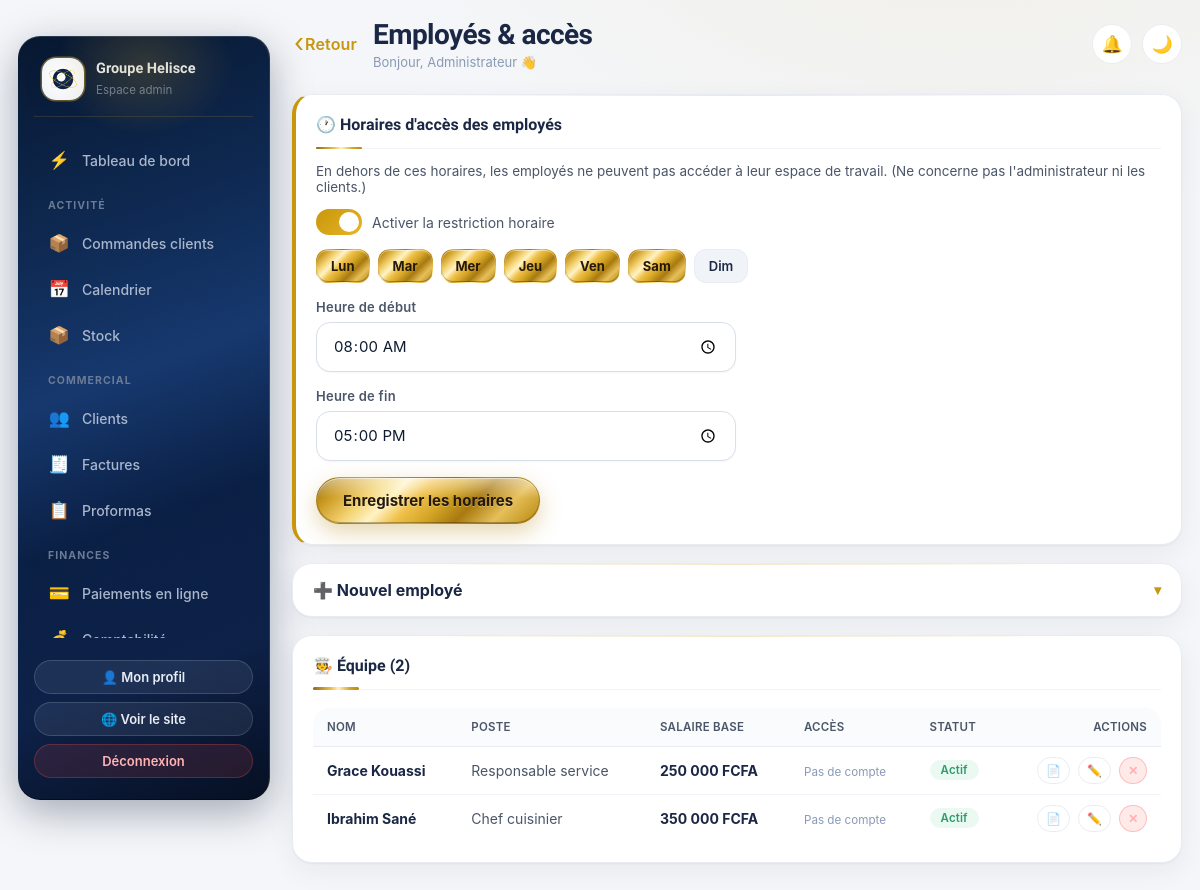
Screenshot of /admin/employes.php (signed in) with the database file from the repository.
### tables this page shows
CREATE TABLE IF NOT EXISTS employes (
  id INT AUTO_INCREMENT PRIMARY KEY,
  nom VARCHAR(120) NOT NULL,
  poste VARCHAR(100) DEFAULT '',
  telephone VARCHAR(30) DEFAULT '',
  email VARCHAR(120) DEFAULT '',
  numero_cnps VARCHAR(60) DEFAULT '',
  salaire_base DECIMAL(14,0) DEFAULT 0,
  date_embauche DATE DEFAULT NULL,
  actif TINYINT(1) DEFAULT 1,
  created_at TIMESTAMP DEFAULT CURRENT_TIMESTAMP
);

### admin/includes/auth.php (called while the page is built, shortened)
<?php
require __DIR__ . '/../../config/db.php';
$settings = get_settings($pdo);
    ?><!DOCTYPE html><html lang="fr"><head><meta charset="UTF-8">

### admin/employes.php (the view, shortened to what this page needs)
<?php
require __DIR__ . '/includes/auth.php';
require __DIR__ . '/includes/layout.php';
require_once __DIR__ . '/includes/badges.php';
$devise = $settings['devise'] ?? 'FCFA';
$modules = all_modules();
$edit = null; $compte = null; $edit_perms = [];
$rows = $pdo->query("SELECT e.*, u.id AS uid, u.username, u.actif AS compte_actif, u.permissions, u.acces_exception_until
                     FROM employes e LEFT JOIN users u ON u.employe_id=e.id AND u.role IN ('employe','admin')
                     ORDER BY e.actif DESC, e.nom")->fetchAll();
admin_header('Employés & accès', 'employes', $pdo, $settings);
$wJours = array_filter(array_map('intval', explode(',', $settings['work_jours'] ?? '1,2,3,4,5,6')));
$joursNoms = [1=>'Lun',2=>'Mar',3=>'Mer',4=>'Jeu',5=>'Ven',6=>'Sam',7=>'Dim'];
?>
<div class="panel glass" style="border-left:4px solid var(--gold)">
  <h2>🕐 Horaires d'accès des employés</h2>
  <p style="color:var(--ink-dim);font-size:13.5px;margin:-4px 0 14px">En dehors de ces horaires, les employés ne peuvent pas accéder à leur espace de travail. (Ne concerne pas l'administrateur ni les clients.)</p>
  <form method="post">
    <label class="switch" style="margin-bottom:14px"><input type="checkbox" name="work_actif" <?= ($settings['work_hours_actif'] ?? '1')==='1'?'checked':'' ?>> Activer la restriction horaire</label>
    <div style="display:flex;gap:8px;flex-wrap:wrap;margin-bottom:16px">
      <?php foreach ($joursNoms as $n=>$lib): ?>
      <label class="jour-chip"><input type="checkbox" name="jours[]" value="<?= $n ?>" <?= in_array($n,$wJours,true)?'checked':'' ?>><span><?= $lib ?></span></label>
      <?php endforeach; ?>
    </div>
    <div class="form-grid" style="max-width:420px">
      <div class="field"><label>Heure de début</label><input class="input" type="time" name="work_debut" value="<?= e($settings['work_debut'] ?? '08:00') ?>"></div>
      <div class="field"><label>Heure de fin</label><input class="input" type="time" name="work_fin" value="<?= e($settings['work_fin'] ?? '17:00') ?>"></div>
    </div>
    <button class="btn btn-gold" style="margin-top:16px">Enregistrer les horaires</button>
  </form>
</div>
<details class="panel glass panel-pliable" id="form" <?= $edit ? 'open' : '' ?>>
  <summary class="panel-titre"><?= $edit ? '✏️ Modifier : ' . e($edit['nom']) : '➕ Nouvel employé' ?><span class="chev">▾</span>
  </summary>
</details>
<div class="panel glass tbl-equipe">
  <h2>🧑‍🍳 Équipe (<?= count($rows) ?>)</h2>
  <div class="tbl-wrap">
    <table>
      <thead><tr><th>Nom</th><th>Poste</th><th>Salaire base</th><th>Accès</th><th>Statut</th><th style="text-align:right">Actions</th></tr></thead>
      <tbody>
        <?php foreach ($rows as $r): $p = $r['permissions'] ? (json_decode($r['permissions'],true) ?: []) : []; ?>
        <tr>
          <td><span class="emp-nom"><?= e($r['nom']) ?></span><?= $r['matricule'] ? '<span class="emp-mat">'.e($r['matricule']).'</span>' : '' ?></td>
          <td><?= e($r['poste'] ?: '—') ?></td>
          <td><strong><?= money($r['salaire_base'], $devise) ?></strong></td>
          <td>
            <?php if ($r['uid']): ?>
              <code><?= e($r['username']) ?></code>
              <span class="badge <?= $r['compte_actif']?'badge-teal':'badge-danger' ?>" style="font-size:10px"><?= $r['compte_actif']?'actif':'désactivé' ?></span>
              <?php if ($p): $libs = implode(', ', array_map(fn($k)=>$modules[$k][0]??$k, $p)); ?>
                <br><small style="color:var(--ink-faint)" title="<?= e($libs) ?>"><?= count($p) ?> section<?= count($p)>1?'s':'' ?> ⓘ</small>
              <?php endif; ?>
            <?php else: ?><small style="color:var(--ink-faint)">Pas de compte</small><?php endif; ?>
          </td>
          <td><span class="badge <?= $r['actif'] ? 'badge-teal' : 'badge-danger' ?>"><?= $r['actif'] ? 'Actif' : 'Inactif' ?></span></td>
          <td>
            <div class="td-actions">
              <a class="btn btn-glass btn-sm" href="paie.php?edit=new&employe=<?= $r['id'] ?>" title="Bulletin de paie">📄</a>
              <a class="btn btn-glass btn-sm" href="?edit=<?= $r['id'] ?>#form" title="Modifier">✏️</a>
              <form method="post" data-confirm="Supprimer « <?= e($r['nom']) ?> » et son accès ?">
                <button class="btn btn-danger btn-sm" name="supprimer" value="<?= $r['id'] ?>">✕</button>
              </form>
            </div>
          </td>
        </tr>
        <?php endforeach; ?>
      </tbody>
    </table>
  </div>
</div>
<?php admin_footer(); ?>

### admin/includes/layout.php (shortened to what this page needs)
<?php
function admin_header(string $titre, string $actif, PDO $pdo, array $settings): void {
    $NOTIF = notifications($pdo, current_user());
    ?>
<!DOCTYPE html>
<html lang="fr" data-space="app">
<head>
<link rel="stylesheet" href="<?= asset('../assets/css/glass.css') ?>">
<link rel="stylesheet" href="<?= asset('../assets/css/admin.css') ?>">
</head>
<body>
<div class="admin-shell">
  <aside class="sidebar glass-strong">
    <div class="side-brand">
      <?= logo_html('..', 'brand-dot') ?>
      <div><strong><?= e($settings['nom_entreprise']) ?></strong><small><?= is_admin() ? 'Espace admin' : 'Espace employé' ?></small></div>
    </div>
    <nav class="side-nav">
      <a href="index.php" class="<?= $actif === 'dashboard' ? 'active' : '' ?>"><span class="nico">⚡</span>Tableau de bord</a>
      <?php
      $groupes = groupes_modules();
      foreach ($groupes as $g => $gLabel):
          $items = array_filter(all_modules(), fn($m, $k) => $m[3] === $g && can($k), ARRAY_FILTER_USE_BOTH);
          if (!$items) continue; ?>
        <div class="nav-sep"><?= e($gLabel) ?></div>
        <?php foreach ($items as $key => [$label, $ico, $url, $grp, $adminOnly]): ?>
        <a href="<?= $url ?>" class="<?= $key === $actif ? 'active' : '' ?>">
          <span class="nico"><?= $ico ?></span><?= $label ?>
        </a>
        <?php endforeach; ?>
      <?php endforeach; ?>
    </nav>
    <div class="side-foot">
      <a href="profil.php" class="btn btn-glass btn-sm" style="width:100%">👤 Mon profil</a>
      <a href="../index.php" target="_blank" class="btn btn-glass btn-sm" style="width:100%">🌐 Voir le site</a>
      <a href="../logout.php" class="btn btn-danger btn-sm" style="width:100%">Déconnexion</a>
    </div>
  </aside>
  <main class="admin-main">
    <header class="admin-top">
      <div style="display:flex;align-items:center;gap:10px;min-width:0">
        <button type="button" class="btn-retour" onclick="retourArriere()" aria-label="Retour">
          <span class="chev">‹</span><span class="btn-retour-txt">Retour</span>
        </button>
        <div style="min-width:0">
          <h1><?= e($titre) ?></h1>
          <p class="crumb">Bonjour, <?= e($_SESSION['admin_nom']) ?> 👋<?= is_admin() ? '' : ' · <span class="badge">Employé</span>' ?></p>
        </div>
      </div>
      <div style="display:flex;gap:10px;align-items:center">
<div class="notif-wrap" data-msg-count="<?php
            $mc = 0; foreach ($NOTIF['items'] as $it) { if (($it['icone'] ?? '') === '💬') $mc += (int)$it['n']; }
            echo $mc; ?>">
          <button type="button" class="notif-bell" onclick="this.parentNode.classList.toggle('open')" title="Notifications">
            🔔<?php if ($NOTIF['total']): ?><span class="notif-dot"><?= $NOTIF['total'] > 99 ? '99+' : $NOTIF['total'] ?></span><?php endif; ?>
          </button>
        </div>
        <button class="theme-toggle" onclick="toggleTheme()" title="Changer de thème"><span data-theme-icon>☀️</span></button>
      </div>
    </header>
<?php }
function admin_footer(): void { ?>
  </main>
</div>
</body>
</html>
<?php } ?>

### config/db.php (shortened to what this page needs)
<?php
function e($str) { return htmlspecialchars((string)$str, ENT_QUOTES, 'UTF-8'); }
function get_settings(PDO $pdo): array {
    static $s = null;
    if ($s === null) {
        $s = [];
        foreach ($pdo->query('SELECT cle, valeur FROM settings') as $row) $s[$row['cle']] = $row['valeur'];
    }
    return $s;
}
function groupes_modules(): array {
    return [
        'activite'   => 'Activité',
        'commercial' => 'Commercial',
        'finances'   => 'Finances',
        'equipe'     => 'Équipe',
        'docs'       => 'Documents',
        'echange'    => 'Échanges',
        'site'       => 'Site vitrine',
    ];
}
function current_user(): array {
    return [
        'id'    => $_SESSION['admin_id'] ?? 0,
        'nom'   => $_SESSION['admin_nom'] ?? '',
        'role'  => $_SESSION['admin_role'] ?? 'admin',
        'perms' => $_SESSION['admin_perms'] ?? [],
    ];
}
function is_admin(): bool { return (current_user()['role']) === 'admin'; }
function money($n, string $devise = 'FCFA'): string {
    return number_format((float)$n, 0, ',', ' ') . ' ' . $devise;
}
function asset(string $chemin): string {
    $abs = __DIR__ . '/../' . ltrim(preg_replace('#^(\.\./)+#', '', $chemin), '/');
    $v = is_file($abs) ? filemtime($abs) : time();
    return $chemin . '?v=' . $v;
}
function logo_html(string $base = '.', string $classe = 'app-logo', string $secours = '🍽️'): string {
    $s = $GLOBALS['settings'] ?? [];
    $fichier = trim((string)($s['logo'] ?? ''));
    $aImage = false; $src = $base . '/assets/img/logo.png';
    if ($fichier !== '' && is_file(__DIR__ . '/../uploads/' . $fichier)) {
        $src = $base . '/uploads/' . rawurlencode($fichier);
        $aImage = true;
    } elseif (is_file(__DIR__ . '/../assets/img/logo.png')) {
        $aImage = true;
    }
    if ($aImage) {
        return '<span class="' . e($classe) . ' logo-img"><img src="' . e($src) . '" alt="Logo"></span>';
    }
    return '<span class="' . e($classe) . '">' . $secours . '</span>';
}

### rows the page displays
employes: nom "Grace Kouassi", poste "Responsable service", salaire_base "250 000 FCFA", actif "Actif", $r['id'] 2 (drawn)
employes: nom "Ibrahim Sané", poste "Chef cuisinier", salaire_base "350 000 FCFA", actif "Actif", $r['id'] 1 (drawn)

### other values shown
$settings['nom_entreprise'] "Groupe Helisce"
$gLabel "ACTIVITÉ"
$ico "📦"
$label "Commandes clients"
$ico "📅"
$label "Calendrier"
$label "Stock"
$gLabel "COMMERCIAL"
$ico "👥"
$label "Clients"
$ico "🧾"
$label "Factures"
$ico "📋"
$label "Proformas"
$gLabel "FINANCES"
